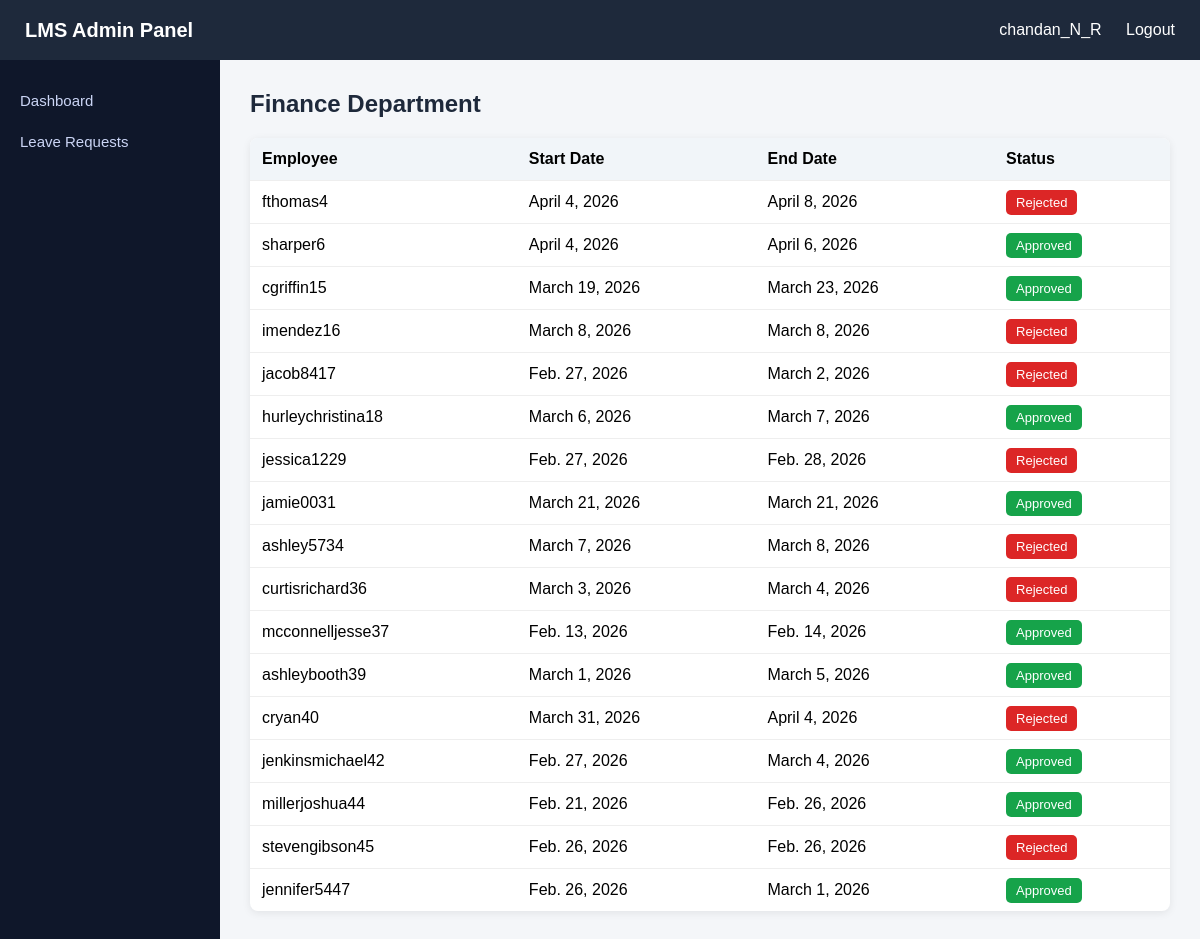
The page /LMS/department/3/ (signed in) on the database its author committed.
### account/models.py (models this page shows, shortened)
class User(AbstractUser):
    department = models.ForeignKey(
        Department,
        on_delete=models.SET_NULL,
        null=True,
        blank=True
    )

class Department(models.Model):
    name = models.CharField(max_length=40, unique=True)

### LMS/models.py (models this page shows, shortened)
class LeaveRequest(models.Model):
    STATUS_CHOICES = [
        ("pending", "Pending"),
        ("approved", "Approved"),
        ("rejected", "Rejected"),
    ]
    user = models.ForeignKey(
        settings.AUTH_USER_MODEL,
        on_delete=models.CASCADE
    )
    start_date = models.DateField()
    end_date = models.DateField()
    reason = models.TextField()
    status = models.CharField(
        max_length=20,
        choices=STATUS_CHOICES,
        default="pending"
    )
    created_at = models.DateTimeField(auto_now_add=True)

### LMS/views.py (the view)
@login_required(login_url='login')
@user_passes_test(isadmin)
def department_employees(request, dept_id):
    department = get_object_or_404(Department, id=dept_id)
    employees = User.objects.filter(department=department)
    leaves = LeaveRequest.objects.filter(
        user__department=department
    ).select_related("user")
    context = {
        "department": department,
        "employees": employees,
        "leaves": leaves
    }
    return render(request, "department_employees.html", context)

### LMS/views.py (called while the page is built)
def isadmin(user):
    return user.is_superuser

### LMS/templates/department_employees.html
{% extends "base.html" %} {% block content %}
<h2 class="page-title">{{ department.name }} Department</h2>
<table class="table">
  <thead>
    <tr>
      <th>Employee</th>
      <th>Start Date</th>
      <th>End Date</th>
      <th>Status</th>
    </tr>
  </thead>
  <tbody>
    {% for leave in leaves %}
    <tr>
      <td>{{ leave.user.username }}</td>
      <td>{{ leave.start_date }}</td>
      <td>{{ leave.end_date }}</td>
      <td>
        {% if leave.status == "approved" %}
        <span class="badge badge-approved">Approved</span>
        {% elif leave.status == "rejected" %}
        <span class="badge badge-rejected">Rejected</span>
        {% else %}
        <span class="badge badge-pending">Pending</span>
        {% endif %}
      </td>
    </tr>
    {% empty %}
    <tr>
      <td colspan="4">No leave records found</td>
    </tr>
    {% endfor %}
  </tbody>
</table>
{% endblock %}

### templates/base.html (shortened to what this page needs)
<!doctype html>
<html>
  <head>
  </head>
  <body>
    <div class="navbar">
      <h2>
        LMS {% if user.is_authenticated and user.is_staff %} Admin Panel
        {% else %} Portal {% endif %}
      </h2>
      <div>
        {% if user.is_authenticated %}
        <span>{{ user.username }}</span>
        <a href="{% url 'logout' %}">Logout</a>
        {% else %}
        <a href="{% url 'login' %}">Login</a>
        {% endif %}
      </div>
    </div>
    <div class="layout">
      <div class="sidebar">
        <a href="{% url 'dashboard' %}">Dashboard</a>
        <a href="{% url 'leave_requests' %}"> Leave Requests </a>
      </div>
      <div class="content">{% block content %} {% endblock %}</div>
    </div>
  </body>
</html>

### templates/base.html (style rules this page uses)
* { margin: 0; padding: 0; box-sizing: border-box; font-family: Arial, Helvetica, sans-serif; }
body { background: #f4f6f9; }
.navbar { height: 60px; background: #1e293b; color: white; display: flex; align-items: center; justify-content: space-between; padding: 0 25px; }
.navbar h2 { font-size: 20px; }
.navbar a { color: white; text-decoration: none; margin-left: 20px; }
.layout { display: flex; }
.sidebar { width: 220px; background: #0f172a; min-height: calc(100vh - 60px); padding-top: 20px; }
.sidebar a { display: block; color: #cbd5f5; padding: 12px 20px; text-decoration: none; font-size: 15px; }
.content { flex: 1; padding: 30px; }
.page-title { font-size: 24px; margin-bottom: 20px; color: #1e293b; }
.table { width: 100%; border-collapse: collapse; background: white; border-radius: 8px; overflow: hidden; box-shadow: 0 2px 8px rgba(0, 0, 0, 0.08); }
.table th { background: #f1f5f9; padding: 12px; text-align: left; }
.table td { padding: 12px; border-top: 1px solid #eee; }
.badge { padding: 5px 10px; border-radius: 5px; font-size: 13px; color: white; }
.badge-approved { background: #16a34a; }
.badge-rejected { background: #dc2626; }

### rows shown on the page
User: username "chandan_N_R"
Department: name "Finance"
LeaveRequest: user.username "fthomas4", start_date "April 4, 2026", end_date "April 8, 2026", status "Rejected"
LeaveRequest: user.username "sharper6", start_date "April 4, 2026", end_date "April 6, 2026", status "Approved"
LeaveRequest: user.username "cgriffin15", start_date "March 19, 2026", end_date "March 23, 2026", status "Approved"
LeaveRequest: user.username "imendez16", start_date "March 8, 2026", end_date "March 8, 2026", status "Rejected"
LeaveRequest: user.username "jacob8417", start_date "Feb. 27, 2026", end_date "March 2, 2026", status "Rejected"
LeaveRequest: user.username "hurleychristina18", start_date "March 6, 2026", end_date "March 7, 2026", status "Approved"
LeaveRequest: user.username "jessica1229", start_date "Feb. 27, 2026", end_date "Feb. 28, 2026", status "Rejected"
LeaveRequest: user.username "jamie0031", start_date "March 21, 2026", end_date "March 21, 2026", status "Approved"
LeaveRequest: user.username "ashley5734", start_date "March 7, 2026", end_date "March 8, 2026", status "Rejected"
LeaveRequest: user.username "curtisrichard36", start_date "March 3, 2026", end_date "March 4, 2026", status "Rejected"
LeaveRequest: user.username "mcconnelljesse37", start_date "Feb. 13, 2026", end_date "Feb. 14, 2026", status "Approved"
LeaveRequest: user.username "ashleybooth39", start_date "March 1, 2026", end_date "March 5, 2026", status "Approved"
LeaveRequest: user.username "cryan40", start_date "March 31, 2026", end_date "April 4, 2026", status "Rejected"
LeaveRequest: user.username "jenkinsmichael42", start_date "Feb. 27, 2026", end_date "March 4, 2026", status "Approved"
LeaveRequest: user.username "millerjoshua44", start_date "Feb. 21, 2026", end_date "Feb. 26, 2026", status "Approved"
LeaveRequest: user.username "stevengibson45", start_date "Feb. 26, 2026", end_date "Feb. 26, 2026", status "Rejected"
LeaveRequest: user.username "jennifer5447", start_date "Feb. 26, 2026", end_date "March 1, 2026", status "Approved"
